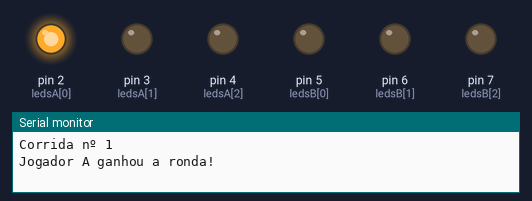
This sketch was run on a simulated Arduino Uno, built with avr-gcc and run on an emulated ATmega328P. On the bench: output pins drawn as LEDs (lit = HIGH), the last lines printed to the serial monitor. Random numbers use the default seed unless the sketch sets one.

Above: at 0.1 s.
At 6.3 s:
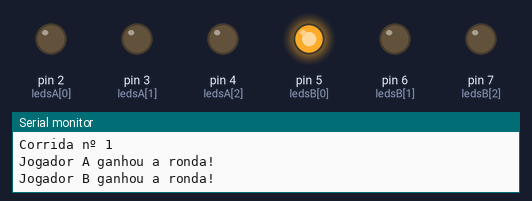
At 11.95 s:
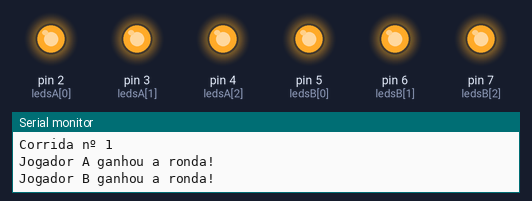
At 18.7 s:
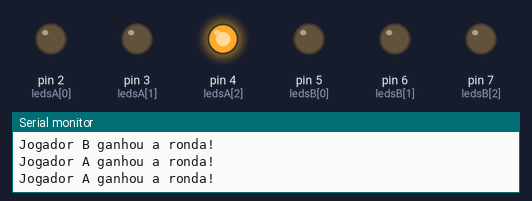
At 24.6 s:
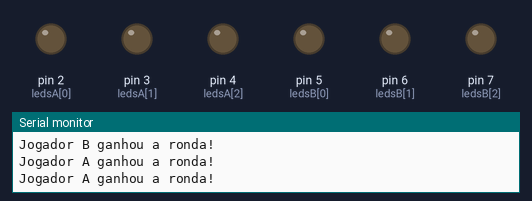
At 33.1 s:
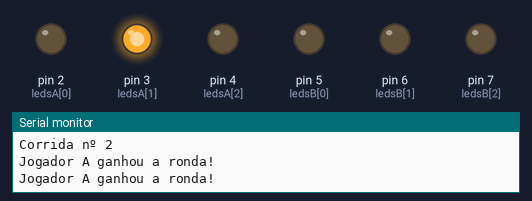
Timing chart, 0 to 40.0 s (numbered marks = the images above):
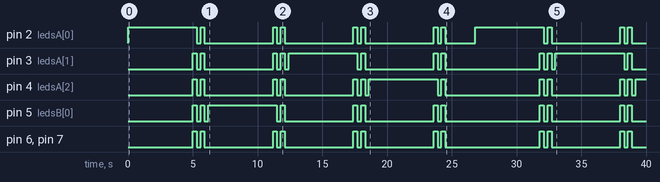

Measured:
- by itself, pin 2 (ledsA[0]): LOW → HIGH at 0.00 s, → LOW 5.3 s later, → HIGH 0.30 s later, → LOW 0.30 s later, … (24 changes in this stretch)
- by itself, pin 3 (ledsA[1]): LOW → HIGH at 5.0 s, → LOW 0.30 s later, → HIGH 0.30 s later, → LOW 0.30 s later, … (24 changes in this stretch)
- by itself, pin 4 (ledsA[2]): LOW → HIGH at 5.0 s, → LOW 0.30 s later, → HIGH 0.30 s later, → LOW 0.30 s later, … (25 changes in this stretch)
- by itself, pin 5 (ledsB[0]): LOW → HIGH at 5.0 s, → LOW 0.30 s later, → HIGH 0.30 s later, → LOW 0.30 s later, … (24 changes in this stretch)
- by itself, pin 6 (ledsB[1]), pin 7 (ledsB[2]): LOW → HIGH at 5.0 s, → LOW 0.30 s later, → HIGH 0.30 s later, → LOW 0.30 s later, … (24 changes in this stretch)

The sketch:

4.ino
```cpp
int ledsA[3] = {2, 3, 4};  // LEDs do Jogador A
int ledsB[3] = {5, 6, 7};  // LEDs do Jogador B

void setup() {
  Serial.begin(9600);

  // Configurar todos os LEDs como saída
  for (int i = 0; i < 3; i++) {
    pinMode(ledsA[i], OUTPUT);
    pinMode(ledsB[i], OUTPUT);
  }

  randomSeed(analogRead(A0)); // melhor aleatoriedade
}

void apagarTodos() {
  for (int i = 0; i < 3; i++) {
    digitalWrite(ledsA[i], LOW);
    digitalWrite(ledsB[i], LOW);
  }
}

// Piscar todos os LEDs 2 vezes no fim de cada ronda
void piscarFimDeRonda() {
  for (int i = 0; i < 2; i++) {
    for (int j = 0; j < 3; j++) {
      digitalWrite(ledsA[j], HIGH);
      digitalWrite(ledsB[j], HIGH);
    }
    delay(300);

    for (int j = 0; j < 3; j++) {
      digitalWrite(ledsA[j], LOW);
      digitalWrite(ledsB[j], LOW);
    }
    delay(300);
  }
}

void loop() {

  // Simular 5 corridas
  for (int corrida = 1; corrida <= 5; corrida++) {

    Serial.print("Corrida nº ");
    Serial.println(corrida);

    apagarTodos();

    int posA = 0;
    int posB = 0;

    // Continua até um jogador chegar aos 3 LEDs
    while (posA < 3 && posB < 3) {

      int vencedor = random(1, 3); // 1 ou 2

      if (vencedor == 1) {
        digitalWrite(ledsA[posA], HIGH);
        posA++;
        Serial.println("Jogador A ganhou a ronda!");
      }
      else {
        digitalWrite(ledsB[posB], HIGH);
        posB++;
        Serial.println("Jogador B ganhou a ronda!");
      }

      delay(5000); // duração da ronda
      piscarFimDeRonda();
    }

    if (posA == 3) {
      Serial.println(">>> Jogador A venceu a corrida!");
    } else {
      Serial.println(">>> Jogador B venceu a corrida!");
    }

    delay(2000);  // pausa entre corridas
  }

  // Todas as corridas terminaram
  Serial.println("Todas as 5 corridas foram concluídas.");
  while (true); // parar o programa
}
```
